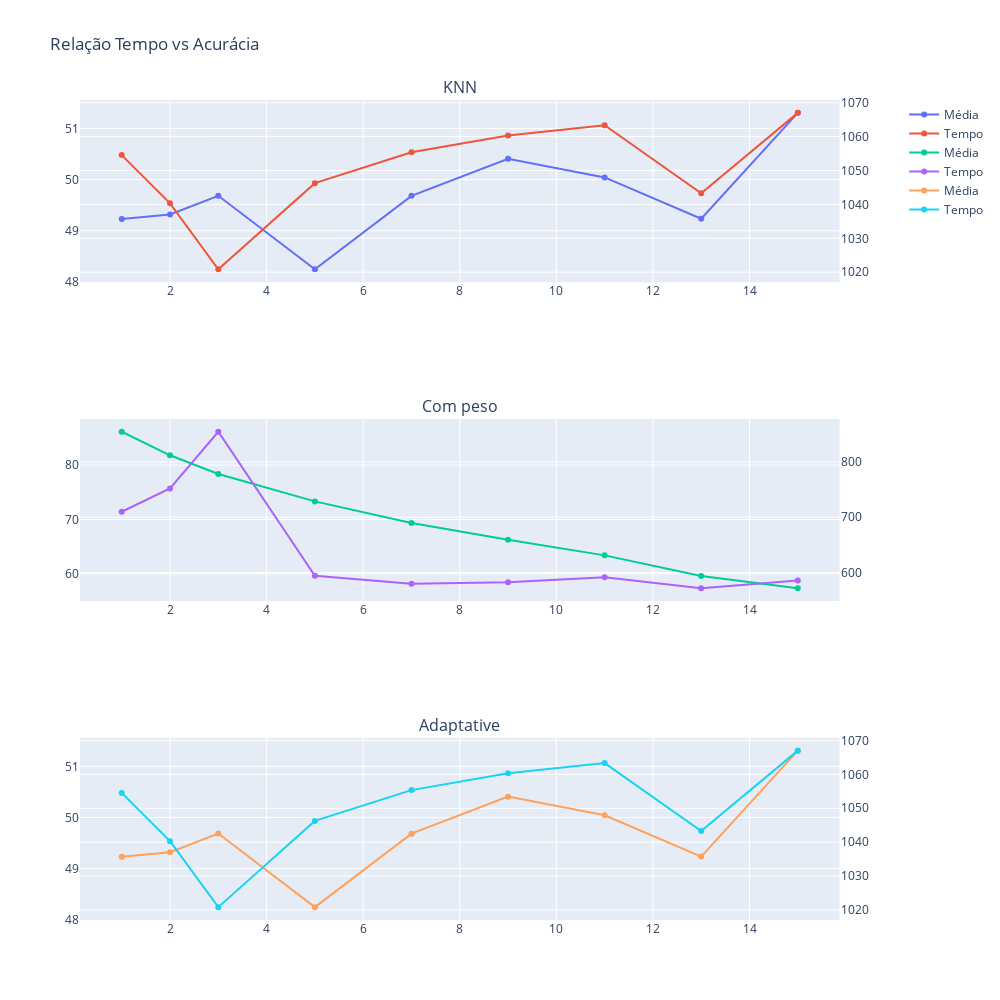

Write notebook code for a chart like this one.
### Code cell
pc1_fig.show()

### Figure 1 — Plotly figure (JSON) as saved in the notebook; plotly's stock layout.template omitted (floating-point values rounded to 4 significant figures)
{"data": [{"mode": "lines+markers", "name": "Média", "type": "scatter", "x": [1, 2, 3, 5, 7, 9, 11, 13, 15], "xaxis": "x", "y": [49.23, 49.32, 49.68, 48.25, 49.68, 50.41, 50.04, 49.23, 51.31], "yaxis": "y"}, {"mode": "lines+markers", "name": "Tempo", "type": "scatter", "x": [1, 2, 3, 5, 7, 9, 11, 13, 15], "xaxis": "x", "y": [1055.0, 1040.0, 1021.0, 1046.0, 1055.0, 1060.0, 1063.0, 1043.0, 1067.0], "yaxis": "y2"}, {"mode": "lines+markers", "name": "Média", "type": "scatter", "x": [1, 2, 3, 5, 7, 9, 11, 13, 15], "xaxis": "x2", "y": [86.12, 81.8, 78.37, 73.33, 69.36, 66.29, 63.41, 59.62, 57.37], "yaxis": "y3"}, {"mode": "lines+markers", "name": "Tempo", "type": "scatter", "x": [1, 2, 3, 5, 7, 9, 11, 13, 15], "xaxis": "x2", "y": [709.9, 752.1, 854.7, 594.2, 579.7, 582.3, 591.4, 571.5, 585.5], "yaxis": "y4"}, {"mode": "lines+markers", "name": "Média", "type": "scatter", "x": [1, 2, 3, 5, 7, 9, 11, 13, 15], "xaxis": "x3", "y": [49.23, 49.32, 49.68, 48.25, 49.68, 50.41, 50.04, 49.23, 51.31], "yaxis": "y5"}, {"mode": "lines+markers", "name": "Tempo", "type": "scatter", "x": [1, 2, 3, 5, 7, 9, 11, 13, 15], "xaxis": "x3", "y": [1055.0, 1040.0, 1021.0, 1046.0, 1055.0, 1060.0, 1063.0, 1043.0, 1067.0], "yaxis": "y6"}], "layout": {"annotations": [{"font": {"size": 16}, "showarrow": false, "text": "KNN", "x": 0.47, "xanchor": "center", "xref": "paper", "y": 1.0, "yanchor": "bottom", "yref": "paper"}, {"font": {"size": 16}, "showarrow": false, "text": "Com peso", "x": 0.47, "xanchor": "center", "xref": "paper", "y": 0.6111, "yanchor": "bottom", "yref": "paper"}, {"font": {"size": 16}, "showarrow": false, "text": "Adaptative", "x": 0.47, "xanchor": "center", "xref": "paper", "y": 0.2222, "yanchor": "bottom", "yref": "paper"}], "height": 1000, "title": {"text": "Relação Tempo vs Acurácia"}, "width": 1000, "xaxis": {"anchor": "y", "domain": [0, 0.94]}, "xaxis2": {"anchor": "y3", "domain": [0, 0.94]}, "xaxis3": {"anchor": "y5", "domain": [0, 0.94]}, "yaxis": {"anchor": "x", "domain": [0.7778, 1]}, "yaxis2": {"anchor": "x", "overlaying": "y", "side": "right"}, "yaxis3": {"anchor": "x2", "domain": [0.3889, 0.6111]}, "yaxis4": {"anchor": "x2", "overlaying": "y3", "side": "right"}, "yaxis5": {"anchor": "x3", "domain": [0, 0.2222]}, "yaxis6": {"anchor": "x3", "overlaying": "y5", "side": "right"}}}
